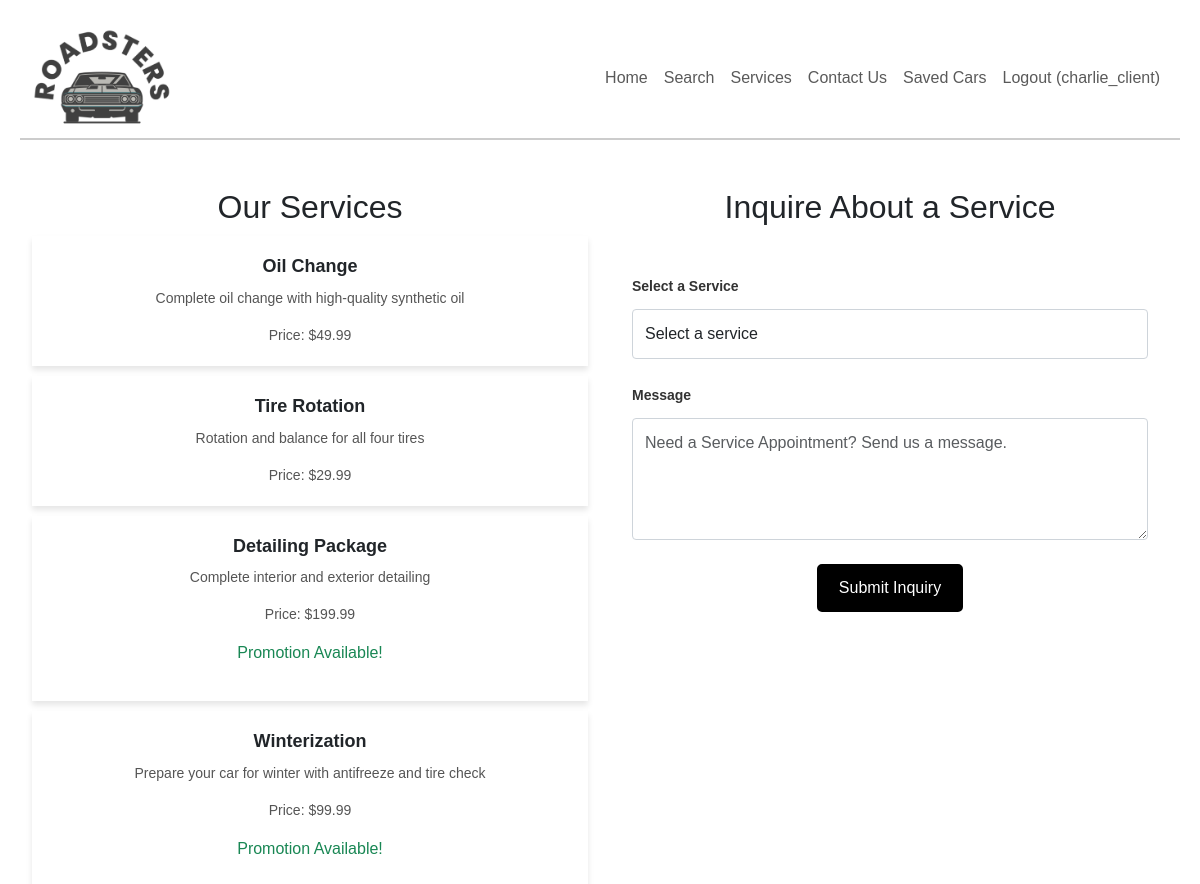
The app's page /views/services/services.php (signed in) with its own data.
### tables this page shows
CREATE TABLE Service (
    serviceID INT AUTO_INCREMENT PRIMARY KEY,
    name VARCHAR(100) NOT NULL,
    description TEXT,
    price DECIMAL(10, 2) NOT NULL,
    promotion BOOLEAN DEFAULT FALSE
);

### models/ServiceModel.php (called while the page is built, shortened)
<?php
require_once 'C:/xampp/htdocs/roadsters/config/database.php';
class ServiceModel {
    private $conn;
    public function __construct() {
        $database = new Database();
        $this->conn = $database->getConnection();
    }
    public function getAllServices() {
        $query = "SELECT * FROM Service";
        $stmt = $this->conn->prepare($query);
        $stmt->execute();
        return $stmt->fetchAll(PDO::FETCH_ASSOC);
    }
}
?>

### config/database.php (called while the page is built, shortened)
<?php
class Database {
    private $host = "localhost";
    private $db_name = "roadster";
    private $username = "root";
    private $password = "";
    public function getConnection() {
        $this->conn = null;
        try {
            $this->conn = new PDO("mysql:host=" . $this->host . ";dbname=" . $this->db_name, $this->username, $this->password);
            $this->conn->setAttribute(PDO::ATTR_ERRMODE, PDO::ERRMODE_EXCEPTION);
        } catch(PDOException $exception) {
            echo "Connection error: " . $exception->getMessage();
        }
        return $this->conn;
    }
}
?>

### views/services/services.php (the view, shortened to what this page needs)
<?php
require_once 'C:/xampp/htdocs/roadsters/models/ServiceModel.php';
require_once 'C:/xampp/htdocs/roadsters/views/header.php';
$serviceModel = new ServiceModel();
$services = $serviceModel->getAllServices();
$userID = $_SESSION['userID'] ?? null;
require_once '../../views/header.php';
?>
<div class="container-fluid mt-5">
    <div class="row service-container">
        <div class="col-md-6 service-list">
            <h2 class="text-center">Our Services</h2>
            <?php if (!empty($services)): ?>
                <?php foreach ($services as $service): ?>
                    <div class="service-card">
                        <div class="card-body">
                            <h5 class="card-title"><?= htmlspecialchars($service['name']); ?></h5>
                            <p class="card-text"><?= htmlspecialchars($service['description']); ?></p>
                            <p class="card-text">Price: $<?= htmlspecialchars(number_format($service['price'], 2)); ?></p>
                            <?php if ($service['promotion']): ?>
                                <p class="text-success">Promotion Available!</p>
                            <?php endif; ?>
                        </div>
                    </div>
                <?php endforeach; ?>
            <?php else: ?>
                <p class="text-center">No services available at the moment. Please check back later!</p>
            <?php endif; ?>
        </div>
        <div class="col-md-6 inquiry-form">
            <h2 class="text-center">Inquire About a Service</h2>
            <?php if ($userID): ?>
            <form method="POST" action="/roadsters/controllers/ServiceController.php" class="needs-validation" novalidate>
                <div class="mb-3">
                    <label for="serviceID" class="form-label">Select a Service</label>
                    <select id="serviceID" name="serviceID" class="form-control" required>
                        <option value="" disabled selected>Select a service</option>
                    </select>
                </div>
                <div class="mb-3">
                    <label for="message" class="form-label">Message</label>
                    <textarea id="message" name="message" class="form-control" rows="4" required placeholder="Need a Service Appointment? Send us a message."></textarea>
                </div>
                <div class = "d-flex justify-content-center mt-4">
                <button type="submit" name="inquireService" class="btn-stndrd">Submit Inquiry</button>
        </div>
            </form>
            <?php else: ?>
                <p class="text-center mt-5">
                    <a href="/roadsters/views/authentication/login.php?redirect=/roadsters/views/services/services.php" class="btn-stndrd">Login to Inquire</a>
                </p>
            <?php endif; ?>
        </div>
    </div>
</div>
</body>
</html>

### main.css (style rules this page uses)
body { font-family: Arial, sans-serif; margin: 0; padding: 20px; }
.service-card { box-shadow: 0 4px 6px rgba(0, 0, 0, 0.1); margin-top:10px; }
.card-body { padding: 20px; text-align: center; }
.card-title { font-size: 18px; font-weight: bold; margin-bottom: 10px; }
.card-text { font-size: 14px; color: #555; }
.row { justify-content: center; }
form { background-color: #fff; padding: 20px; border-radius: 10px; width: 100%; margin: 20px auto; }
form label { font-size: 14px; color: #333; margin-bottom: 5px; margin-top: 10px; }
form button { background-color: #00aaff; color: #fff; padding: 10px 20px; border: none; border-radius: 5px; font-size: 14px; cursor: pointer; transition: background-color 0.3s ease; }
.form-label { font-weight: bold; margin-bottom: 0.5rem; display: inline-block; }
.form-control { width: 100%; padding: 0.75rem; margin-top: 0.25rem; border: 1px solid #ced4da; border-radius: 4px; }
.btn-stndrd { background-color: black; color: white; border: 2px solid black; padding: 10px 20px; border-radius: 5px; font-size: 16px; cursor: pointer; transition: all 0.3s ease; text-decoration: none; }

### records on screen
service: name "Oil Change", description "Complete oil change with high-quality synthetic oil", price "49.99"
service: name "Tire Rotation", description "Rotation and balance for all four tires", price "29.99"
service: name "Detailing Package", description "Complete interior and exterior detailing", price "199.99", promotion "Promotion Available!"
service: name "Winterization", description "Prepare your car for winter with antifreeze and tire check", price "99.99", promotion "Promotion Available!"

### other values on screen
$username "charlie_client"
